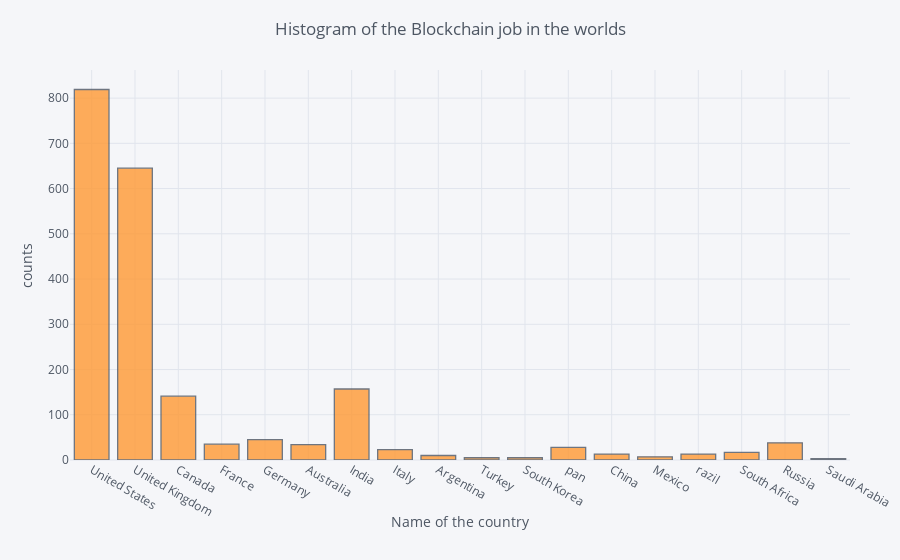

Notebook code cell kept with this figure:
### Code cell
# Number of blockchain jobs by country
# set margine (l,r,b,t)
m=(70,50,100,70)
df['country_name'].iplot(kind='hist',margin=m, title='Histogram of the Blockchain job in the worlds',xTitle='Name of the country',yTitle='counts',)

### Figure 1 — Plotly figure (JSON) as saved in the notebook; plotly's stock layout.template omitted (floating-point values rounded to 4 significant figures; data arrays with more than 128 entries replaced by an {"elided": "..."} marker saying what was removed)
{"data": [{"histfunc": "count", "histnorm": "", "marker": {"color": "rgba(255, 153, 51, 1.0)", "line": {"color": "#4D5663", "width": 1.3}}, "name": "country_name", "opacity": 0.8, "orientation": "v", "type": "histogram", "x": {"elided": "2038 str values"}}], "layout": {"barmode": "overlay", "legend": {"bgcolor": "#F5F6F9", "font": {"color": "#4D5663"}}, "margin": {"b": 100, "l": 70, "r": 50, "t": 70}, "paper_bgcolor": "#F5F6F9", "plot_bgcolor": "#F5F6F9", "title": "Histogram of the Blockchain job in the worlds", "titlefont": {"color": "#4D5663"}, "xaxis1": {"gridcolor": "#E1E5ED", "showgrid": true, "tickfont": {"color": "#4D5663"}, "title": "Name of the country", "titlefont": {"color": "#4D5663"}, "zerolinecolor": "#E1E5ED"}, "yaxis1": {"gridcolor": "#E1E5ED", "showgrid": true, "tickfont": {"color": "#4D5663"}, "title": "counts", "titlefont": {"color": "#4D5663"}, "zerolinecolor": "#E1E5ED"}}}
